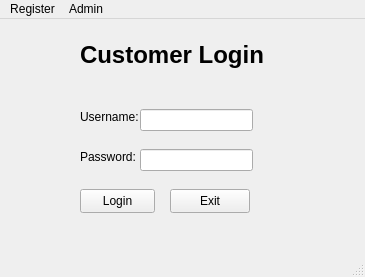
<?xml version="1.0" encoding="UTF-8"?>
<ui version="4.0">
 <class>LoginForm</class>
 <widget class="QMainWindow" name="LoginForm">
  <property name="geometry">
   <rect>
    <x>0</x>
    <y>0</y>
    <width>365</width>
    <height>277</height>
   </rect>
  </property>
  <property name="windowTitle">
   <string>Login</string>
  </property>
  <property name="windowIcon">
   <iconset theme="face-uncertain">
    <normaloff>../../../Downloads/clueless.ico</normaloff>../../../Downloads/clueless.ico</iconset>
  </property>
  <widget class="QWidget" name="centralwidget">
   <widget class="QLineEdit" name="txtUsername">
    <property name="geometry">
     <rect>
      <x>140</x>
      <y>90</y>
      <width>113</width>
      <height>22</height>
     </rect>
    </property>
   </widget>
   <widget class="QLineEdit" name="txtPass">
    <property name="geometry">
     <rect>
      <x>140</x>
      <y>130</y>
      <width>113</width>
      <height>22</height>
     </rect>
    </property>
    <property name="echoMode">
     <enum>QLineEdit::Password</enum>
    </property>
   </widget>
   <widget class="QPushButton" name="btnLogin">
    <property name="geometry">
     <rect>
      <x>80</x>
      <y>170</y>
      <width>75</width>
      <height>24</height>
     </rect>
    </property>
    <property name="text">
     <string>Login</string>
    </property>
    <property name="default">
     <bool>false</bool>
    </property>
   </widget>
   <widget class="QLabel" name="label">
    <property name="geometry">
     <rect>
      <x>80</x>
      <y>20</y>
      <width>191</width>
      <height>31</height>
     </rect>
    </property>
    <property name="font">
     <font>
      <pointsize>18</pointsize>
      <bold>true</bold>
     </font>
    </property>
    <property name="text">
     <string>Customer Login</string>
    </property>
   </widget>
   <widget class="QLabel" name="label_2">
    <property name="geometry">
     <rect>
      <x>80</x>
      <y>90</y>
      <width>61</width>
      <height>16</height>
     </rect>
    </property>
    <property name="text">
     <string>Username:</string>
    </property>
   </widget>
   <widget class="QLabel" name="label_3">
    <property name="geometry">
     <rect>
      <x>80</x>
      <y>130</y>
      <width>61</width>
      <height>16</height>
     </rect>
    </property>
    <property name="text">
     <string>Password:</string>
    </property>
   </widget>
   <widget class="QPushButton" name="btnLoginExit">
    <property name="geometry">
     <rect>
      <x>170</x>
      <y>170</y>
      <width>80</width>
      <height>24</height>
     </rect>
    </property>
    <property name="text">
     <string>Exit</string>
    </property>
   </widget>
  </widget>
  <widget class="QMenuBar" name="menubar">
   <property name="geometry">
    <rect>
     <x>0</x>
     <y>0</y>
     <width>365</width>
     <height>22</height>
    </rect>
   </property>
   <widget class="QMenu" name="menuRegister">
    <property name="title">
     <string>Register</string>
    </property>
    <addaction name="actionRegister"/>
   </widget>
   <widget class="QMenu" name="menuAdmin">
    <property name="title">
     <string>Admin</string>
    </property>
    <addaction name="actionAdmin_Login"/>
   </widget>
   <addaction name="menuRegister"/>
   <addaction name="menuAdmin"/>
  </widget>
  <widget class="QStatusBar" name="statusbar"/>
  <action name="actionRegister_Account">
   <property name="text">
    <string>Register Account</string>
   </property>
  </action>
  <action name="actionRegister">
   <property name="text">
    <string>Create Account</string>
   </property>
  </action>
  <action name="actionAdmin_Login">
   <property name="text">
    <string>Admin Login</string>
   </property>
  </action>
 </widget>
 <resources/>
 <connections>
  <connection>
   <sender>btnLoginExit</sender>
   <signal>clicked()</signal>
   <receiver>LoginForm</receiver>
   <slot>close()</slot>
   <hints>
    <hint type="sourcelabel">
     <x>299</x>
     <y>222</y>
    </hint>
    <hint type="destinationlabel">
     <x>182</x>
     <y>138</y>
    </hint>
   </hints>
  </connection>
  <connection>
   <sender>btnLogin</sender>
   <signal>clicked()</signal>
   <receiver>LoginForm</receiver>
   <slot>on_btnLogin_clicked()</slot>
   <hints>
    <hint type="sourcelabel">
     <x>207</x>
     <y>242</y>
    </hint>
    <hint type="destinationlabel">
     <x>182</x>
     <y>138</y>
    </hint>
   </hints>
  </connection>
  <connection>
   <sender>actionRegister</sender>
   <signal>triggered()</signal>
   <receiver>LoginForm</receiver>
   <slot>newRegister()</slot>
   <hints>
    <hint type="sourcelabel">
     <x>-1</x>
     <y>-1</y>
    </hint>
    <hint type="destinationlabel">
     <x>182</x>
     <y>138</y>
    </hint>
   </hints>
  </connection>
  <connection>
   <sender>actionAdmin_Login</sender>
   <signal>triggered()</signal>
   <receiver>LoginForm</receiver>
   <slot>adminLogin()</slot>
   <hints>
    <hint type="sourcelabel">
     <x>-1</x>
     <y>-1</y>
    </hint>
    <hint type="destinationlabel">
     <x>182</x>
     <y>138</y>
    </hint>
   </hints>
  </connection>
 </connections>
 <slots>
  <slot>on_btnLogin_clicked()</slot>
  <slot>newRegister()</slot>
  <slot>adminLogin()</slot>
 </slots>
</ui>
